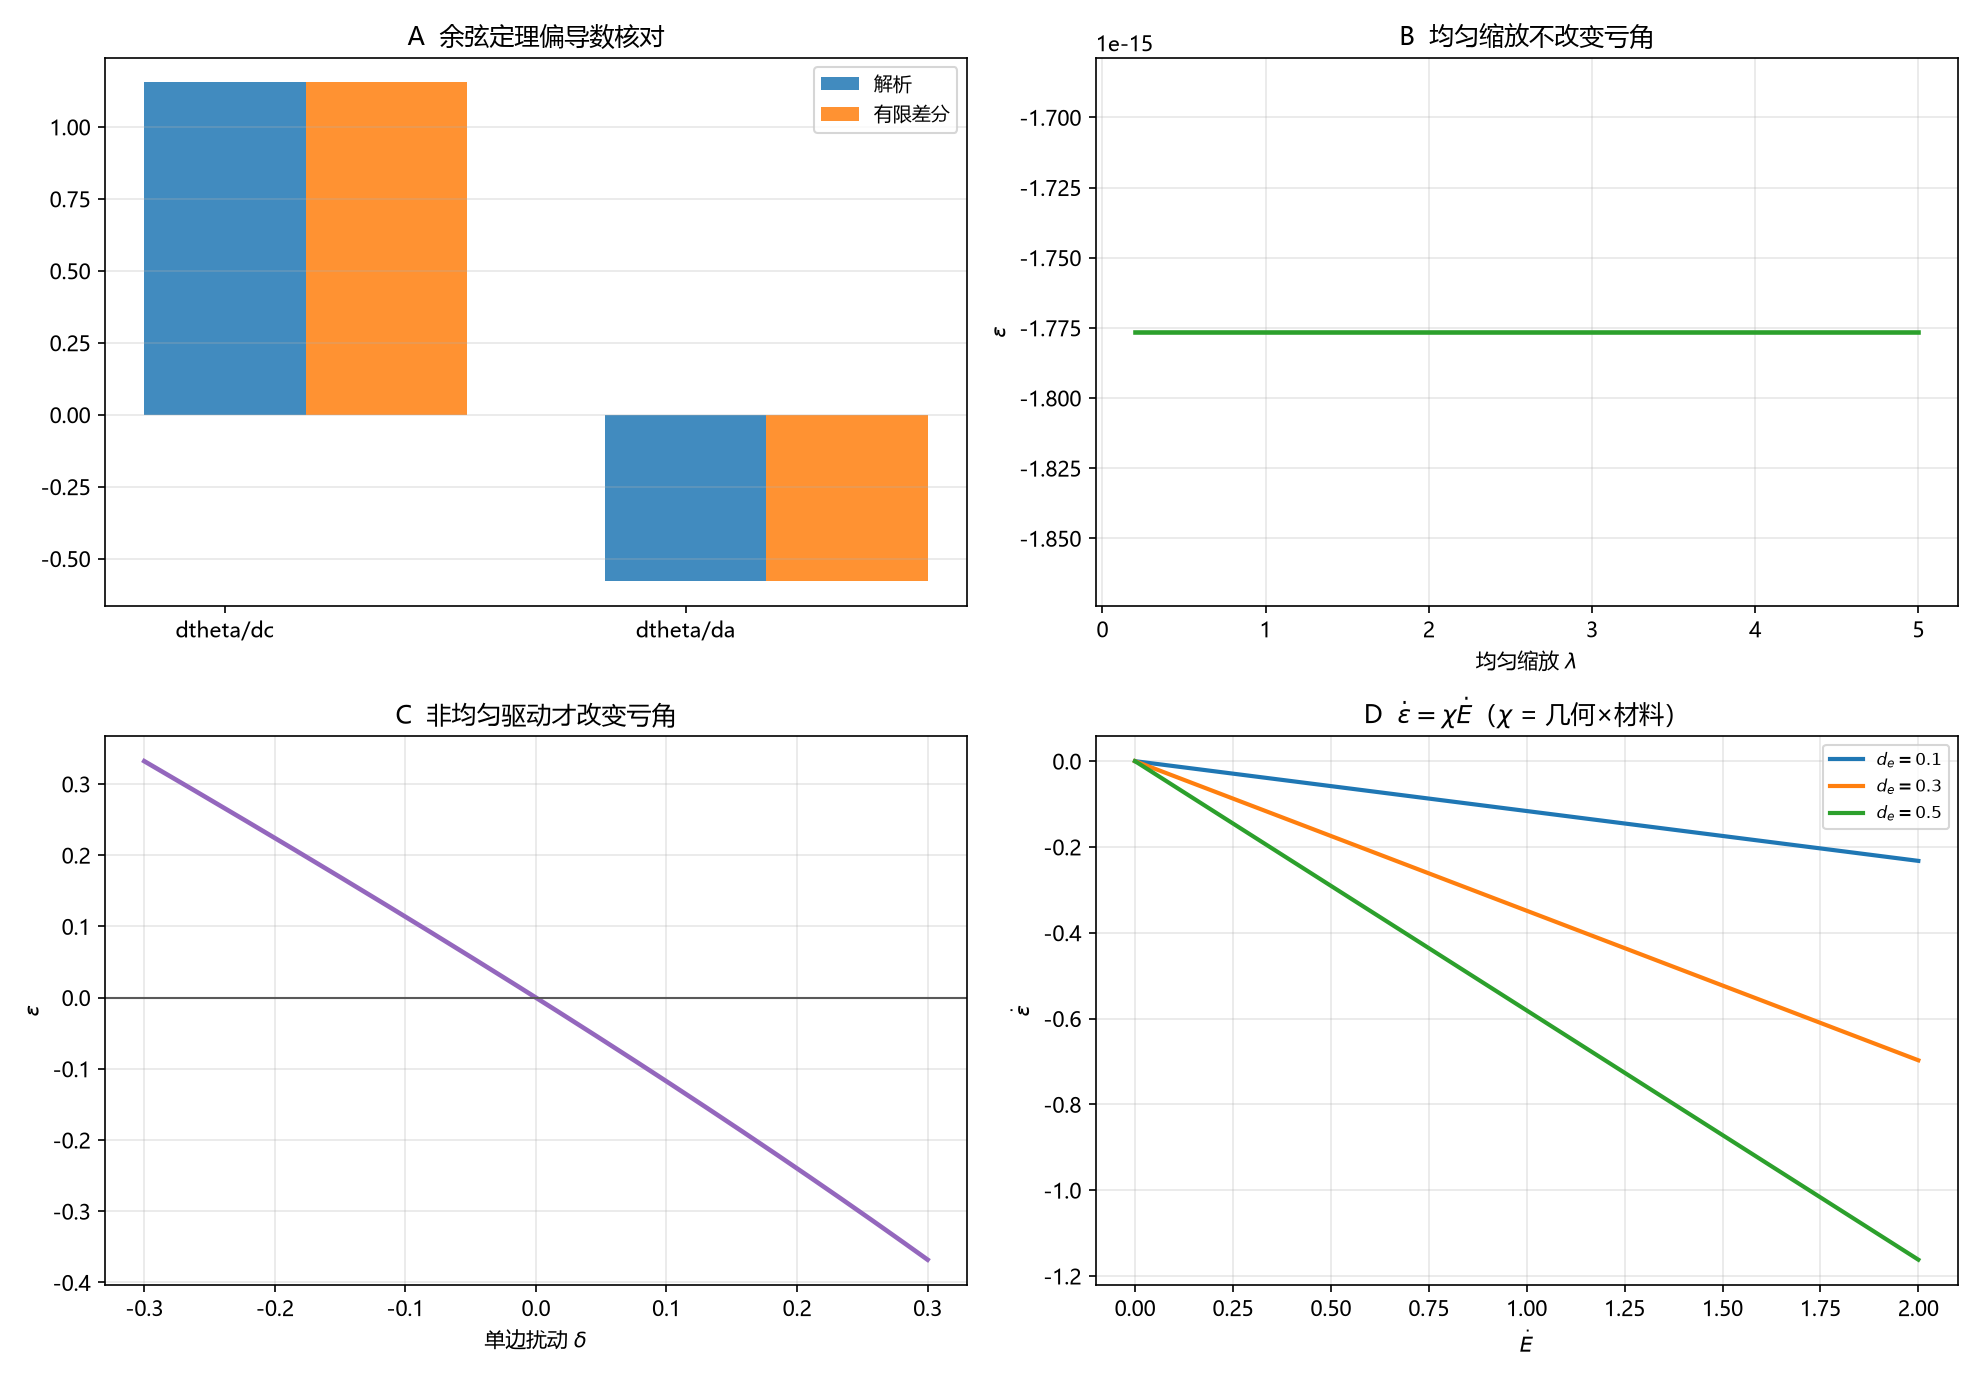

Source code (Python):
# -*- coding: utf-8 -*-
"""
环 7／临-1 亏角驱动源的数值核对。

1. 余弦定理给的偏导数与有限差分核对；
2. 六三角扇形在均匀缩放下亏角不变（几何一致性）；
3. 单条外边扰动给 epsilon 变化与符号；
4. epsilon_dot = chi * Edot 的线性族。

由 (1A.1)-(1A.3) 直接计算，无拟合。
"""

import csv
import os

import numpy as np
import matplotlib
matplotlib.use("Agg")
import matplotlib.pyplot as plt

plt.rcParams["font.sans-serif"] = ["Microsoft YaHei", "SimHei", "DejaVu Sans"]
plt.rcParams["axes.unicode_minus"] = False

HERE = os.path.dirname(os.path.abspath(__file__))
OUT_PNG = os.path.join(HERE, "环07_临1_亏角驱动源.png")
OUT_CSV = os.path.join(HERE, "环07_临1_亏角驱动源.csv")


def angle_at_O(r1, r2, s):
    """三角形在中心顶点的角（余弦定理）。"""
    x = (r1 ** 2 + r2 ** 2 - s ** 2) / (2 * r1 * r2)
    return np.arccos(np.clip(x, -1, 1))


def deficit(r, s):
    """六三角扇形的中心亏角。"""
    return 2 * np.pi - sum(angle_at_O(r[i], r[(i + 1) % 6], s[i]) for i in range(6))


def main():
    rows = []
    a, b, c = 1.0, 1.0, 1.0
    theta = angle_at_O(a, b, c)
    sin = np.sin(theta)
    dtheta_dc_analytic = c / (a * b * sin)
    dtheta_da_analytic = (b * np.cos(theta) - a) / (a * b * sin)
    h = 1e-6
    dtheta_dc_fd = (angle_at_O(a, b, c + h) - angle_at_O(a, b, c - h)) / (2 * h)
    dtheta_da_fd = (angle_at_O(a + h, b, c) - angle_at_O(a - h, b, c)) / (2 * h)
    print("偏导数核对")
    print(f"  dtheta/dc: analytic={dtheta_dc_analytic:.6f}, fd={dtheta_dc_fd:.6f}")
    print(f"  dtheta/da: analytic={dtheta_da_analytic:.6f}, fd={dtheta_da_fd:.6f}")
    rows.append(("partial", 0, dtheta_dc_analytic, dtheta_dc_fd, np.nan))
    rows.append(("partial", 1, dtheta_da_analytic, dtheta_da_fd, np.nan))

    print("\n均匀缩放的亏角（应恒为 0）")
    r = np.ones(6)
    s = np.ones(6)
    print(f"  epsilon(1)={deficit(r, s):.3e}")
    for lam in (0.5, 1.0, 2.0, 5.0):
        e = deficit(lam * r, lam * s)
        print(f"  lambda={lam}: epsilon={e:.3e}")
        rows.append(("scaling", lam, e, 0.0, np.nan))

    print("\n单条外边扰动")
    ds = np.linspace(-0.3, 0.3, 200)
    eps = []
    for d in ds:
        sp = s.copy()
        sp[0] += d
        eps.append(deficit(r, sp))
    eps = np.array(eps)
    slope = np.polyfit(ds, eps, 1)[0]
    print(f"  d(epsilon)/d(s0) ~ {slope:.6f} (斜率)")
    for d in (-0.2, 0.0, 0.2):
        i = int(np.argmin(np.abs(ds - d)))
        rows.append(("perturb", ds[i], eps[i], np.nan, np.nan))

    print("\nepsilon_dot = chi * Edot")
    for dcoef in (0.1, 0.3, 0.5):
        chi = slope * dcoef
        for Edot in (0.5, 1.0, 2.0):
            rows.append(("drive", Edot, chi * Edot, chi, dcoef))
        print(f"  d_edge/dE={dcoef}: chi={chi:.6f}")

    with open(OUT_CSV, "w", newline="", encoding="utf-8-sig") as fh:
        wr = csv.writer(fh)
        wr.writerow(["kind", "x", "y", "y_ref", "extra"])
        wr.writerows(rows)

    fig, ax = plt.subplots(2, 2, figsize=(13.2, 9.2))

    ax[0, 0].bar(["dtheta/dc", "dtheta/da"],
                 [dtheta_dc_analytic, dtheta_da_analytic], width=0.35,
                 color="tab:blue", alpha=0.85, label="解析")
    ax[0, 0].bar(np.array([0, 1]) + 0.35, [dtheta_dc_fd, dtheta_da_fd], width=0.35,
                 color="tab:orange", alpha=0.85, label="有限差分")
    ax[0, 0].set_title("A  余弦定理偏导数核对")
    ax[0, 0].legend(fontsize=9)
    ax[0, 0].grid(alpha=0.3, axis="y")

    lams = np.linspace(0.2, 5, 100)
    ax[0, 1].plot(lams, [deficit(lam * r, lam * s) for lam in lams], lw=2.2,
                  color="tab:green")
    ax[0, 1].set_xlabel(r"均匀缩放 $\lambda$")
    ax[0, 1].set_ylabel(r"$\varepsilon$")
    ax[0, 1].set_title("B  均匀缩放不改变亏角")
    ax[0, 1].grid(alpha=0.3)

    ax[1, 0].plot(ds, eps, lw=2.2, color="tab:purple")
    ax[1, 0].axhline(0, color="0.35", lw=1.0)
    ax[1, 0].set_xlabel(r"单边扰动 $\delta$")
    ax[1, 0].set_ylabel(r"$\varepsilon$")
    ax[1, 0].set_title(r"C  非均匀驱动才改变亏角")
    ax[1, 0].grid(alpha=0.3)

    Ed = np.linspace(0, 2, 100)
    for dcoef in (0.1, 0.3, 0.5):
        ax[1, 1].plot(Ed, slope * dcoef * Ed, lw=2.0,
                      label=rf"$d_e={dcoef}$")
    ax[1, 1].set_xlabel(r"$\dot E$")
    ax[1, 1].set_ylabel(r"$\dot\varepsilon$")
    ax[1, 1].set_title(r"D  $\dot\varepsilon=\chi\dot E$（$\chi$ = 几何×材料）")
    ax[1, 1].legend(fontsize=8)
    ax[1, 1].grid(alpha=0.3)

    fig.tight_layout()
    fig.savefig(OUT_PNG, dpi=150)
    plt.close(fig)
    print("\nsaved:", OUT_PNG)
    print("saved:", OUT_CSV)


if __name__ == "__main__":
    main()
